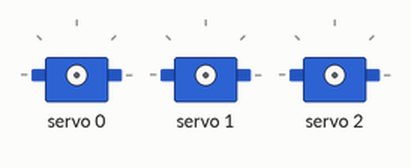
Simulated run of this sketch. Board: Arduino Uno, built with avr-gcc and run on an emulated ATmega328P. On the bench: 3 × servo.

Above: at 0.15 s.
At 0.75 s:
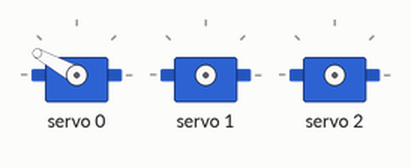
At 1.35 s:
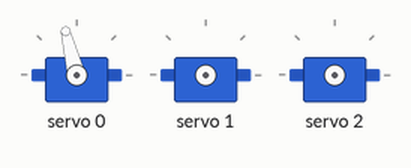
At 2.6 s:
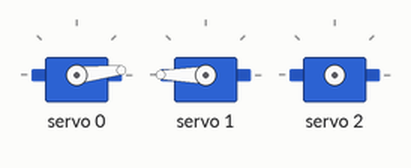
At 3.75 s:
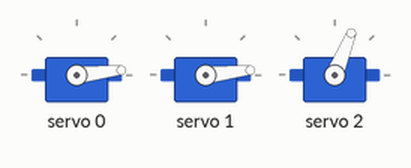
At 5.05 s:
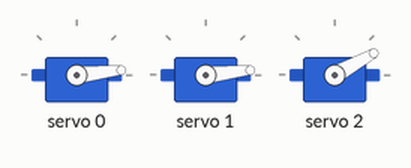
Timing chart, 0 to 6.6 s (numbered marks = the images above):
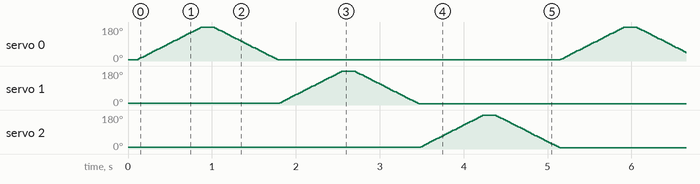

The sketch:

servo_controllore_esempio_PCA.ino
```cpp
#include <Wire.h>
#include <Adafruit_PWMServoDriver.h>

Adafruit_PWMServoDriver pwm = Adafruit_PWMServoDriver();

#define SERVOMIN 150
#define SERVOMAX 600

void setup(){
  pwm.begin();
  pwm.setPWMFreq(60);
  delay(100);
}

int n = 0;

void loop(){
  for(int a = SERVOMIN; a <= SERVOMAX; a++){
    pwm.setPWM(n, 0, a);
    delay(1);
  }

  delay(100);

  for(int a = SERVOMAX; a >= SERVOMIN; a--){
    pwm.setPWM(n, 0, a);
    delay(1);
  }

  n++;
  if(n >= 3) n = 0;
}
```
